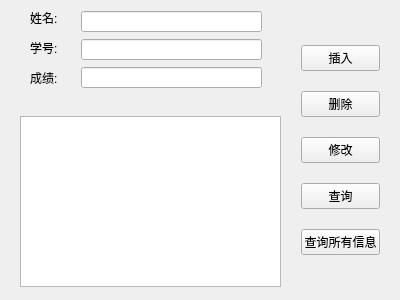
<?xml version="1.0" encoding="UTF-8"?>
<ui version="4.0">
 <class>Widget</class>
 <widget class="QWidget" name="Widget">
  <property name="geometry">
   <rect>
    <x>0</x>
    <y>0</y>
    <width>400</width>
    <height>300</height>
   </rect>
  </property>
  <property name="windowTitle">
   <string>Widget</string>
  </property>
  <widget class="QWidget" name="widget" native="true">
   <property name="geometry">
    <rect>
     <x>20</x>
     <y>0</y>
     <width>261</width>
     <height>111</height>
    </rect>
   </property>
   <widget class="QLabel" name="label_3">
    <property name="geometry">
     <rect>
      <x>10</x>
      <y>70</y>
      <width>38</width>
      <height>15</height>
     </rect>
    </property>
    <property name="text">
     <string>成绩:</string>
    </property>
   </widget>
   <widget class="QLineEdit" name="lineEditName">
    <property name="geometry">
     <rect>
      <x>61</x>
      <y>11</y>
      <width>181</width>
      <height>21</height>
     </rect>
    </property>
   </widget>
   <widget class="QLineEdit" name="lineEditNum">
    <property name="geometry">
     <rect>
      <x>61</x>
      <y>39</y>
      <width>181</width>
      <height>21</height>
     </rect>
    </property>
   </widget>
   <widget class="QLineEdit" name="lineEditScore">
    <property name="geometry">
     <rect>
      <x>61</x>
      <y>67</y>
      <width>181</width>
      <height>21</height>
     </rect>
    </property>
   </widget>
   <widget class="QLabel" name="label_4">
    <property name="geometry">
     <rect>
      <x>10</x>
      <y>40</y>
      <width>38</width>
      <height>15</height>
     </rect>
    </property>
    <property name="text">
     <string>学号:</string>
    </property>
   </widget>
   <widget class="QLabel" name="label_5">
    <property name="geometry">
     <rect>
      <x>10</x>
      <y>10</y>
      <width>38</width>
      <height>15</height>
     </rect>
    </property>
    <property name="text">
     <string>姓名:</string>
    </property>
   </widget>
  </widget>
  <widget class="QWidget" name="widget_2" native="true">
   <property name="geometry">
    <rect>
     <x>290</x>
     <y>10</y>
     <width>131</width>
     <height>281</height>
    </rect>
   </property>
   <widget class="QWidget" name="">
    <property name="geometry">
     <rect>
      <x>0</x>
      <y>10</y>
      <width>101</width>
      <height>261</height>
     </rect>
    </property>
    <layout class="QVBoxLayout" name="verticalLayout">
     <item>
      <widget class="QPushButton" name="BtnInsert">
       <property name="text">
        <string>插入</string>
       </property>
      </widget>
     </item>
     <item>
      <widget class="QPushButton" name="BtnDelete">
       <property name="text">
        <string>删除</string>
       </property>
      </widget>
     </item>
     <item>
      <widget class="QPushButton" name="BtnChange">
       <property name="text">
        <string>修改</string>
       </property>
      </widget>
     </item>
     <item>
      <widget class="QPushButton" name="BtnRead">
       <property name="text">
        <string>查询</string>
       </property>
      </widget>
     </item>
     <item>
      <widget class="QPushButton" name="BtnAll">
       <property name="text">
        <string>查询所有信息</string>
       </property>
      </widget>
     </item>
    </layout>
   </widget>
  </widget>
  <widget class="QTextEdit" name="textEdit">
   <property name="geometry">
    <rect>
     <x>20</x>
     <y>116</y>
     <width>261</width>
     <height>171</height>
    </rect>
   </property>
  </widget>
 </widget>
 <layoutdefault spacing="6" margin="11"/>
 <resources/>
 <connections/>
</ui>
